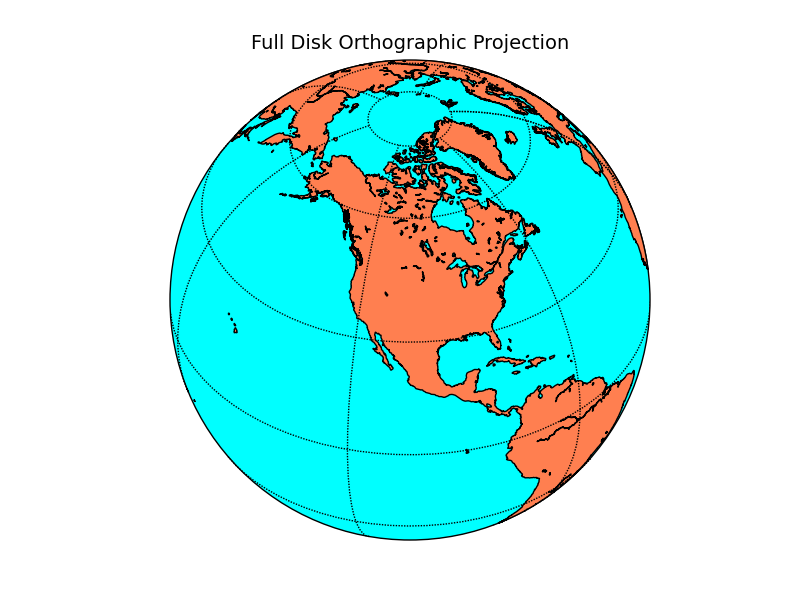

Recreate this plot in Python.
from mpl_toolkits.basemap import Basemap
import numpy as np
import matplotlib.pyplot as plt
# lon_0, lat_0 are the center point of the projection.
# resolution = 'l' means use low resolution coastlines.
m = Basemap(projection='ortho',lon_0=-105,lat_0=40,resolution='l')
m.drawcoastlines()
m.fillcontinents(color='coral',lake_color='aqua')
# draw parallels and meridians.
m.drawparallels(np.arange(-90.,120.,30.))
m.drawmeridians(np.arange(0.,420.,60.))
m.drawmapboundary(fill_color='aqua') 
plt.title("Full Disk Orthographic Projection")
plt.savefig('ortho_full.png')
